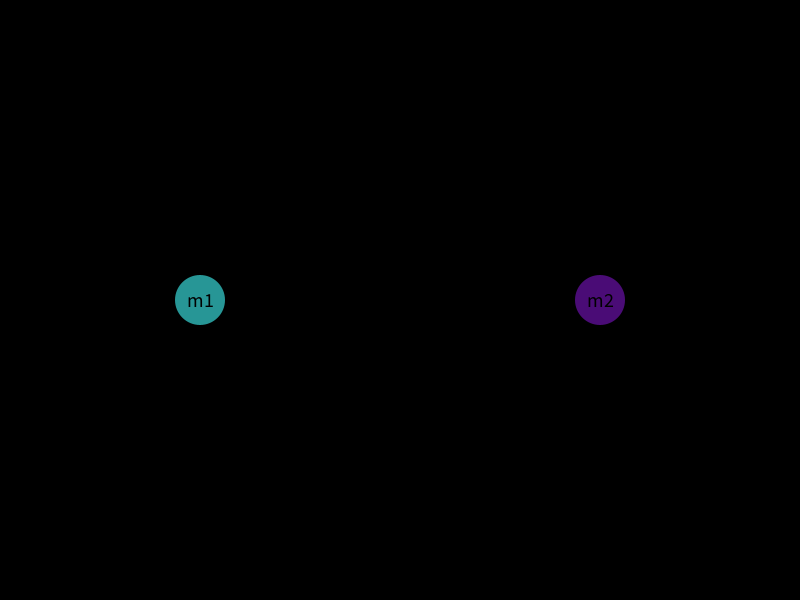
Frame 1 (no input)
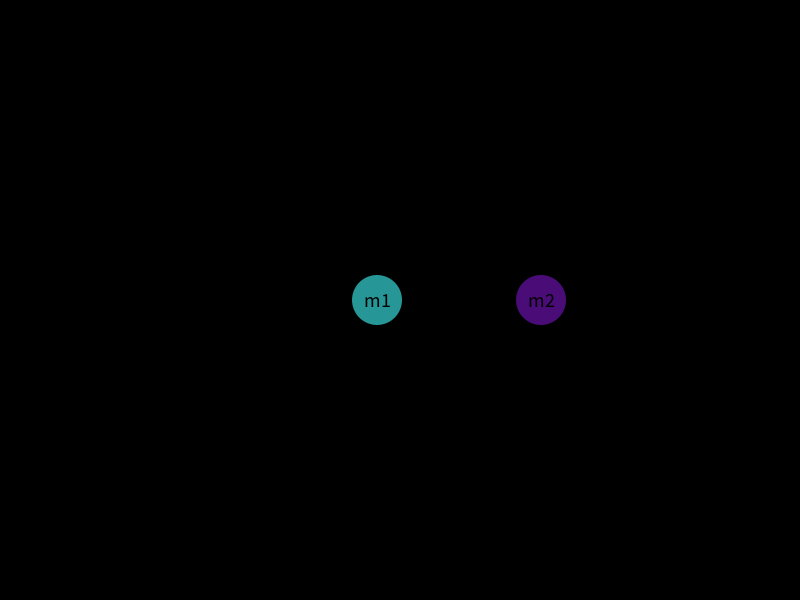
Frame 60 (the mouse pressed at the canvas centre just before this capture)
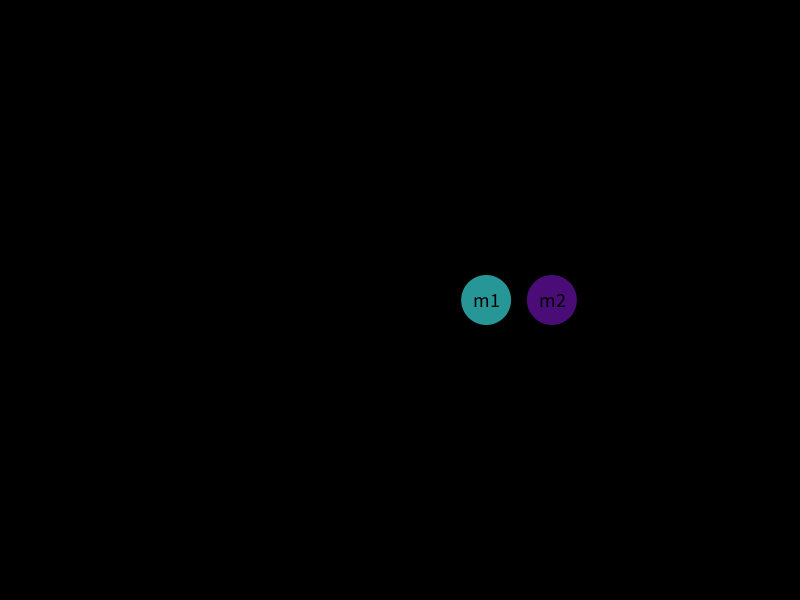
Frame 120 (the mouse held since frame 60 and released just before this capture)

The Processing sketch that drew these frames (run headless with seeded random() and noise(); from frame 60 on, the mouse is pressed at the canvas centre):

// Processing sketch: functionschallenge2
// ── functionschallenge2.pde
//Initialize variables
float m1, v1i, v1f, x1, v1, m2, v2i, v2f, x2, v2, y, diam;

void setup() {
  size(800, 600);
  background(0);
  
  //Input values
  m1 = 5; //Mass of object 1
  v1i = 3; //Initial velocity of object 1
  m2 = 2; //Mass of object 2
  v2i = -1; //Initial velocity of object 2
  
  //Initial values
  x1 = width/4;
  x2 = 3*width/4;
  y = height/2;
  v1 = v1i;
  v2 = v2i;
  diam = 50;
  
  //Use function to determine post-collision velocities
  v1f = elastic1(m1, v1i, m2, v2i);
  v2f = elastic2(m1, v1i, m2, v2i);
  
  //Display output values (final velocities) at bottom
  println(elastic1(m1, v1i, m2, v2i));
  println(elastic2(m1, v1i, m2, v2i));
}

void draw() {
  background(0);
  
  //Draw object 1
  fill(67, 255, 255, 150);
  noStroke();
  ellipse(x1, y, diam, diam);
  
  textSize(20);
  textAlign(CENTER, CENTER);
  fill(0);
  text("m1", x1, y);
  x1 += v1;
  
  //Draw object 2
  fill(125, 20, 200, 150);
  ellipse(x2, y, diam, diam);
  fill(0);
  text("m2", x2, y);
  x2 += v2;
  
  //If objects collide
  if(dist(x1, y, x2, y) < diam) {
    v1 = v1f;
    v2 = v2f;
  }
}

//Define elastic collision functions (2 values)

//Final velocity of object 1
float elastic1(float m1, float v1i, float m2, float v2i) {
  float v1f = (v1i*(m1-m2) + v2i*2*m2)/(m1+m2);
  return v1f;
}

//Final velocity of object 2
float elastic2(float m1, float v1i, float m2, float v2i) {
  float v2f = (v2i*(m1-m2) + v1i*2*m2)/(m1+m2);
  return v2f;
}
